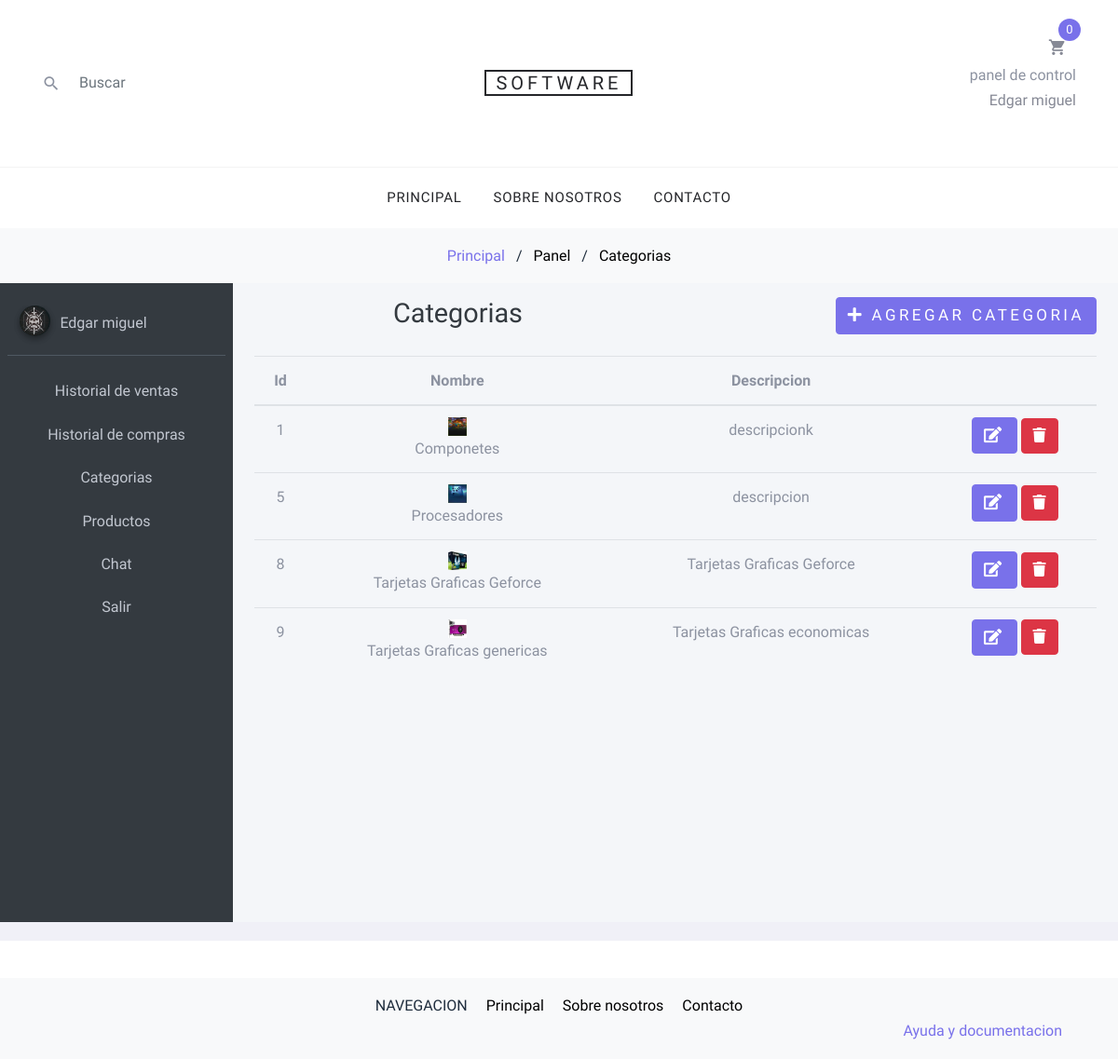
/categoriaspanel.php (signed in), run on an earlier commit of the app's database.
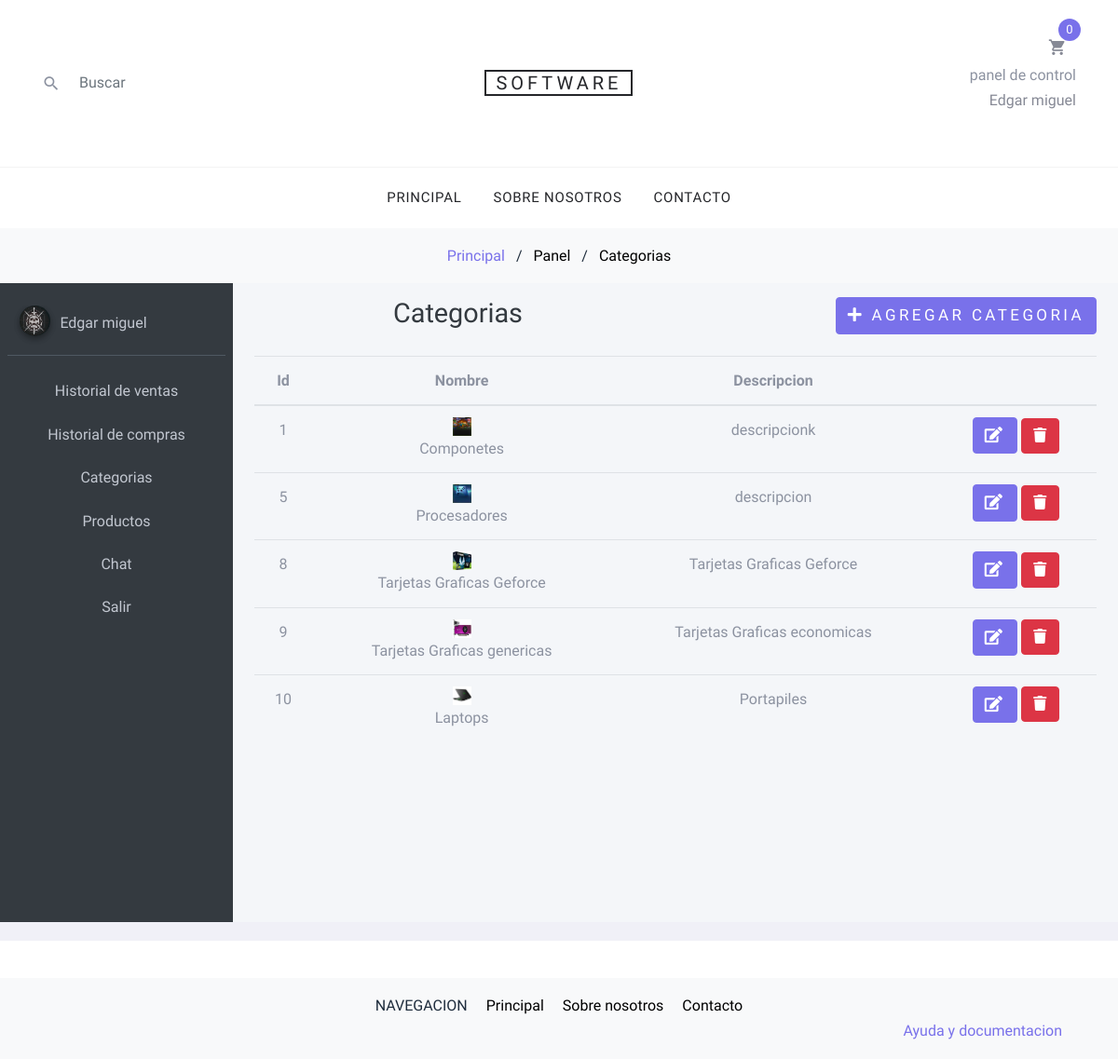
And on a later commit of the database.
### tables this page shows
CREATE TABLE `categorias` (
  `id` int(11) NOT NULL,
  `nombre` varchar(100) NOT NULL,
  `descripcion` varchar(400) NOT NULL,
  `imagen` varchar(400) NOT NULL
);

### categoriaspanel.php (the view, shortened to what this page needs)
<?php
  include "./php/conexion.php";
  $sql="SELECT * FROM categorias";
  $resultado = mysqli_query($conexion,$sql);
?>
<!DOCTYPE html>
<html>
<head>
  <link rel="stylesheet" href="./dashboard/plugins/fontawesome-free/css/all.min.css">
  <link rel="stylesheet" href="./dashboard/dist/css/adminlte.min.css">
    <link rel="stylesheet" href="fonts/icomoon/style.css">
    <link rel="stylesheet" href="css/bootstrap.min.css">
    <link rel="stylesheet" href="css/magnific-popup.css">
    <link rel="stylesheet" href="css/jquery-ui.css">
    <link rel="stylesheet" href="css/owl.carousel.min.css">
    <link rel="stylesheet" href="css/owl.theme.default.min.css">
    <link rel="stylesheet" href="css/aos.css">
    <link rel="stylesheet" href="css/style.css">
 <link rel="stylesheet" href="ccs/estilos.css">
</head>
<body >
<div class="wrapper">
  <?php include "./layouts/header.php";?>
  <div class="bg-light py-3">
      <div class="container">
        <div class="row">
          <div class="col-md-12 mb-0"><a href="index.php">Principal</a> <span class="mx-2 mb-0">/</span>
           <strong class="text-black">Panel</strong>
           <span class="mx-2 mb-0">/</span> <strong class="text-black">Categorias</strong></div>
        </div>
      </div>
    </div>
  <div class="wrapper">
  <?php include "./layouts/admin/header.php"; ?>
  <div class="content-wrapper">
    <div class="content-header">
      <div class="container-fluid">
        <div class="row mb-2">
          <div class="col-sm-6">
            <h1 class="m-0 text-dark">Categorias</h1>
          </div>
          <div class="col-sm-6 text-right">
             <button type="button" class="btn btn-primary" data-toggle="modal" data-target="#exampleModal">
              <i class="fa fa-plus"></i> Agregar categoria
            </button>
          </div>
        </div>
      </div>
    </div>
    <section class="content">
      <div class="container-fluid">
          <table class="table">
            <thead>
              <tr>
                <th>Id</th>
                <th>Nombre</th>
                <th>Descripcion</th>
                <th></th>
              </tr>
            </thead>
            <tbody>
                  <?php
                    while($f = mysqli_fetch_array($resultado)){
                  ?>
                   <tr>
                      <td><?php echo $f['id'];?></td>
                      <td>
                        <img src="./images/<?php echo $f['imagen'];?>" width="20px" height="20px" alt="">
                        <?php echo $f['nombre'];?>
                      </td>
                      <td><?php echo $f['descripcion'];?></td>
                      <td>
                        <button class="btn btn-primary btn-small btnEditar"
                          data-id="<?php echo $f['id']; ?>"
                          data-nombre="<?php echo $f['nombre']; ?>"
                          data-descripcion="<?php echo $f['descripcion']; ?>"
                          data-toggle="modal" data-target="#modalEditar">
                          <i class="fa fa-edit"></i>
                        </button>
                        <button class="btn btn-danger btn-small btnEliminar"
                          data-id="<?php echo $f['id']; ?>"
                          data-toggle="modal" data-target="#modalEliminar">
                          <i class="fa fa-trash"></i>
                        </button>
                      </td>
                    </tr>
                <?php
                   }
                ?>
            </tbody>
          </table>
      </div>
    </section>
  </div>
</div>
<?php include "./layouts/footer.php";?>
</body>
</html>

What changed in the data, as far as the page shows it:
added categorias: id "10", imagen (picture), nombre "Laptops", descripcion "Portapiles"
